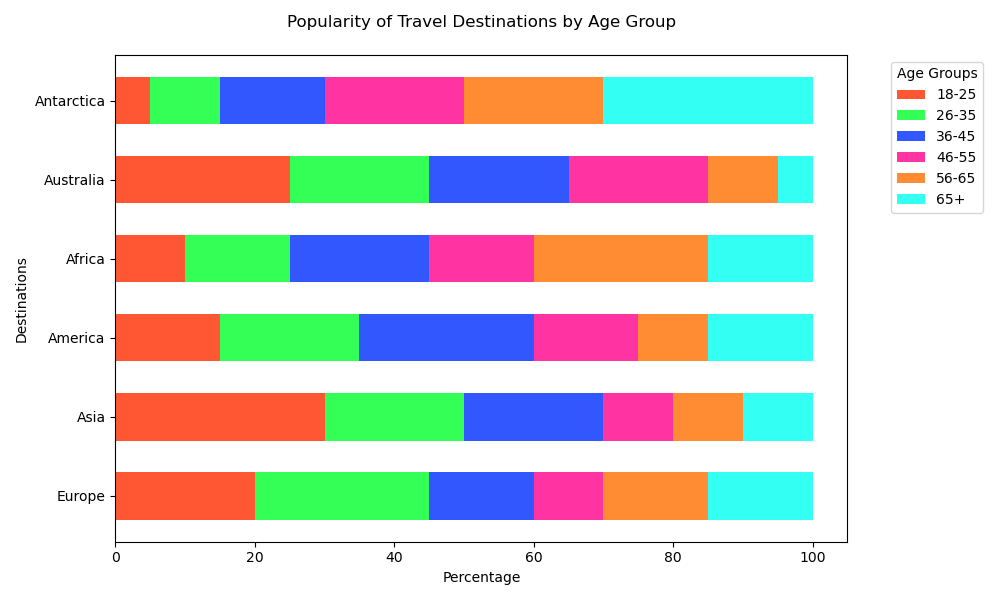

Reproduce this figure in Python.

import matplotlib.pyplot as plt
import numpy as np

# Data
categories = ['Europe', 'Asia', 'America', 'Africa', 'Australia', 'Antarctica']
age_groups = ['18-25', '26-35', '36-45', '46-55', '56-65', '65+']
values = np.array([
    [20, 25, 15, 10, 15, 15],
    [30, 20, 20, 10, 10, 10],
    [15, 20, 25, 15, 10, 15],
    [10, 15, 20, 15, 25, 15],
    [25, 20, 20, 20, 10, 5],
    [5, 10, 15, 20, 20, 30]
])

# Normalize the values to percentages
percentages = values / values.sum(axis=1)[:, None] * 100

# Plot
fig, ax = plt.subplots(figsize=(10, 6))
bar_width = 0.6

# Colors
colors = ['#FF5733', '#33FF57', '#3357FF', '#FF33A1', '#FF8C33', '#33FFF2']

# Plotting each age group
bottom = np.zeros(len(categories))
for i in range(len(age_groups)):
    ax.barh(categories, percentages[:, i], left=bottom, height=bar_width, color=colors[i], label=age_groups[i])
    bottom += percentages[:, i]

# Title and labels
ax.set_title('Popularity of Travel Destinations by Age Group', pad=20)
ax.set_xlabel('Percentage')
ax.set_ylabel('Destinations')

# Legend
ax.legend(title='Age Groups', bbox_to_anchor=(1.05, 1), loc='upper left')

# Display the plot
plt.tight_layout()
plt.show()
